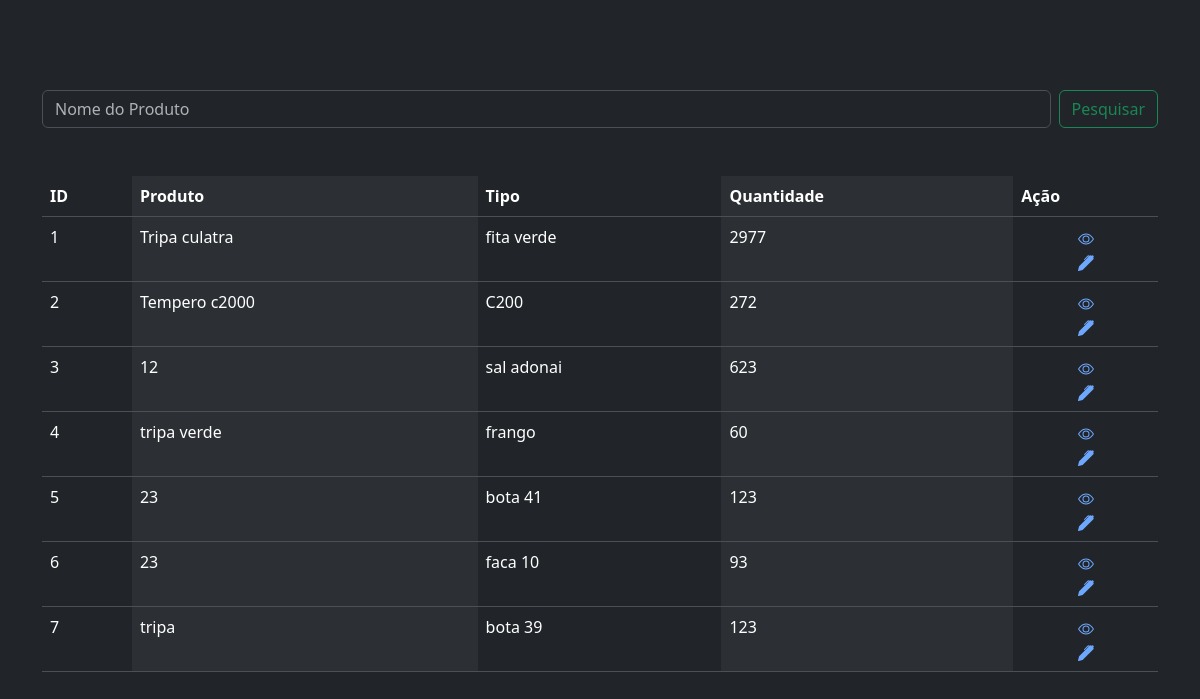
Page /produto/ on the committed database.
### produto/models.py (models this page shows, shortened)
class Produto(models.Model):
    produto = models.CharField(max_length=200)
    tipo = models.OneToOneField(Tipo, on_delete=models.CASCADE)
    marca = models.CharField(max_length=100)
    custo = models.DecimalField(decimal_places=2 , max_digits=8)
    preco_venda = models.DecimalField(decimal_places=2 , max_digits=8)
    quantidade = models.IntegerField()

class Tipo(models.Model):
    tipo = models.CharField(max_length=100)
    def __str__(self):
        return f"{self.tipo}"

### produto/views.py (the view)
# urls.py: path('produto/', ViewProduto.as_view(), name='view_prod'),
class ViewProduto(ListView):
    queryset = Produto.objects.all()
    template_name = 'produtos.html'
    context_object_name = 'produtos'
    def get_queryset(self):
        query = super().get_queryset()
        pesquisa = self.request.GET.get('produto')
        if pesquisa:
            query = query.filter(produto__icontains = pesquisa)
        return query
    def get_context_data(self, **kwargs):
        context = super().get_context_data(**kwargs)
        context['title'] = 'lista de produto'
        return context

### produto/templates/produtos.html (shortened to what this page needs)
{% extends "base.html" %}
{% block content %}
<div class="container m-10">
  <div>
    <form class="d-flex mb-5" role="search">
      <input class="form-control me-2" type="search" placeholder="Nome do Produto" aria-label="Search" name="produto">
      <button class="btn btn-outline-success" type="submit">Pesquisar</button>
    </form>
  </div>
  <table class="table table-striped-columns">
    <thead>
      <tr class="welton">
        <th scope="col" >ID</th>
        <th scope="col" >Produto</th>
        <th scope="col" >Tipo</th>
        <th scope="col" >Quantidade</th>
        <th scope="col" > Ação</th>
      </tr>
    </thead>
    <tbody>
      {% for i in produtos %}
        <tr>
          <td>{{ i.id }}</td>
          <td>{{ i.produto }}</td>
          <td>{{ i.tipo }}</td>
          <td>{{ i.quantidade }}</td>
          <td align="center">
            <div>
              <a href="{% url 'detalhes_prod' i.id %}">
              </a>
            </div>
            <div>
              <a href="{% url "update_prod" i.id %}">
              </a>
            </div>
          </td>
        </tr>
      {% endfor %}
    </tbody>
  </table>
</div>
{% endblock %}

### static/css/tabela.css (style rules this page uses)
thead tr { position: sticky; top: 20vh; }

### rows in the picture
Produto: id "1", produto "Tripa culatra", tipo "fita verde", quantidade "2977"
Produto: id "2", produto "Tempero c2000", tipo "C200", quantidade "272"
Produto: id "3", produto "12", tipo "sal adonai", quantidade "623"
Produto: id "4", produto "tripa verde", tipo "frango", quantidade "60"
Produto: id "5", produto "23", tipo "bota 41", quantidade "123"
Produto: id "6", produto "23", tipo "faca 10", quantidade "93"
Produto: id "7", produto "tripa", tipo "bota 39", quantidade "123"
